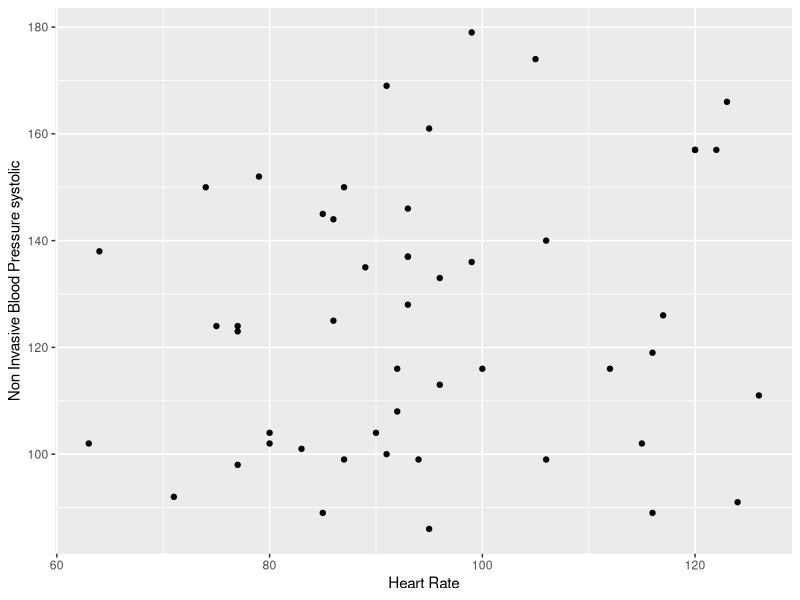
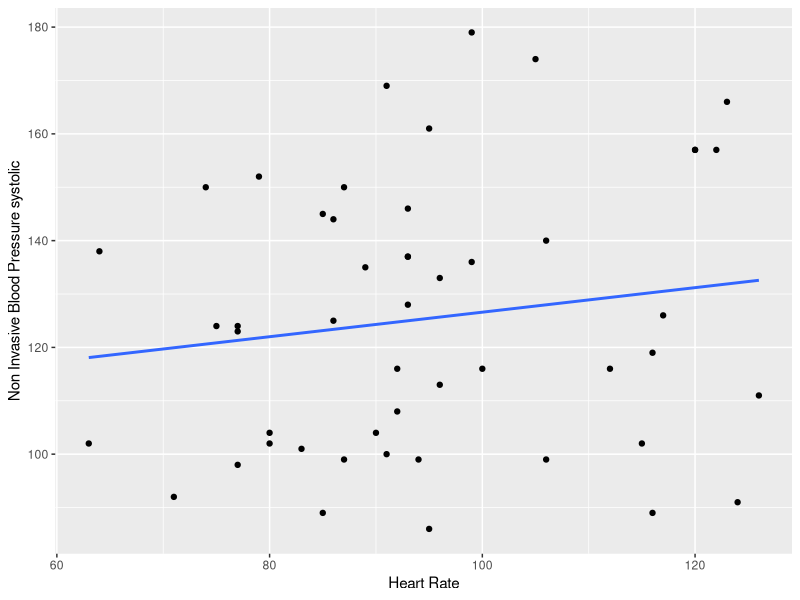
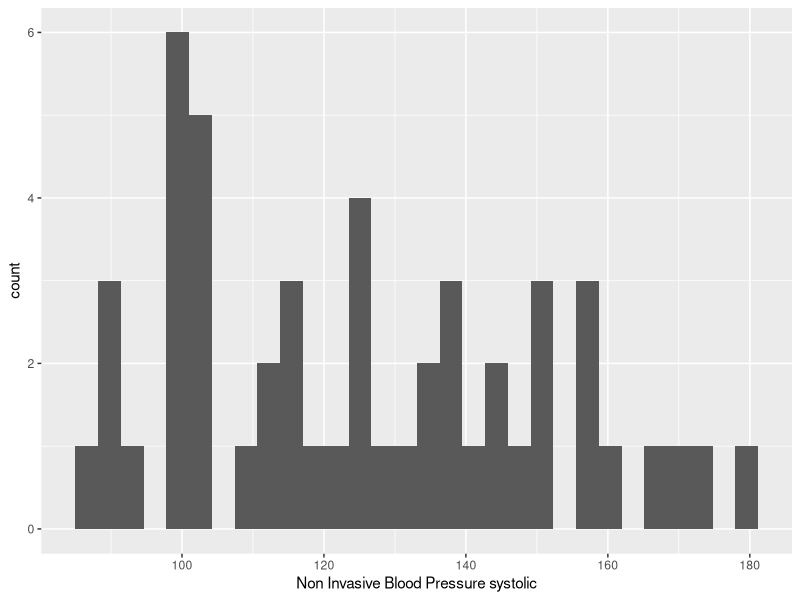
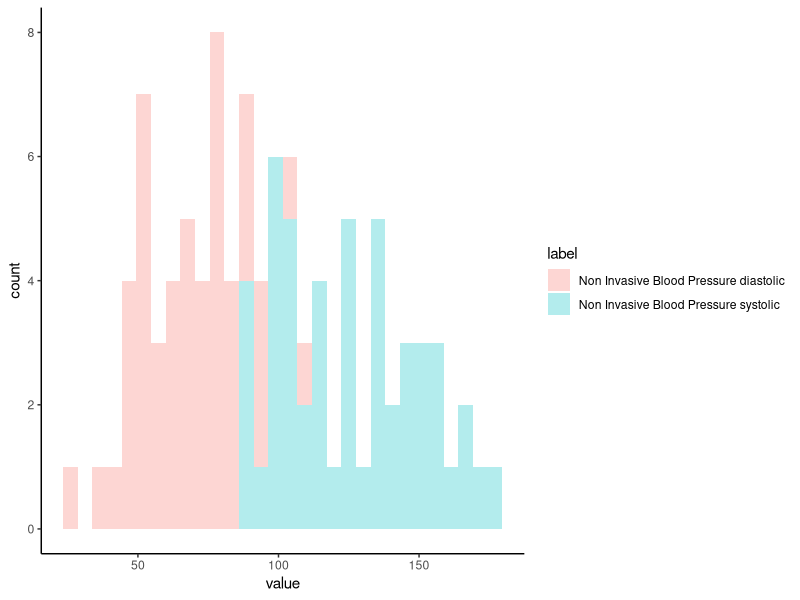
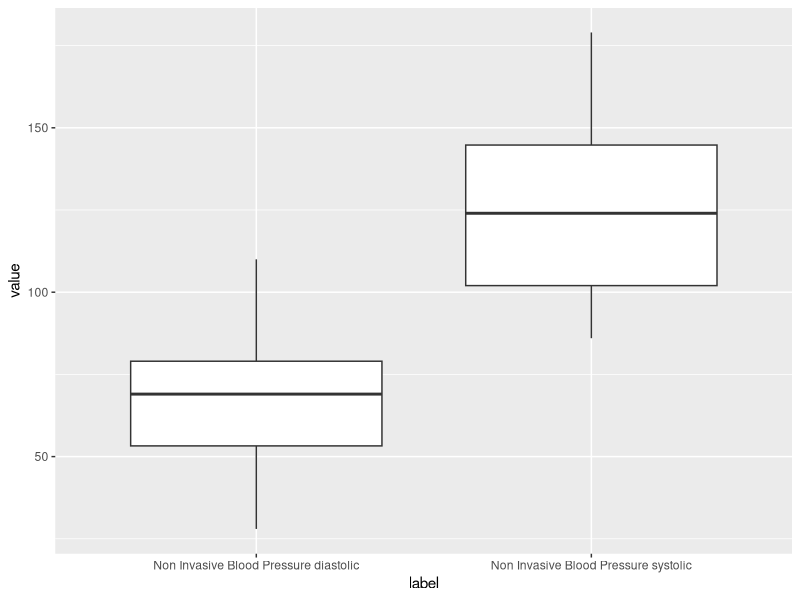
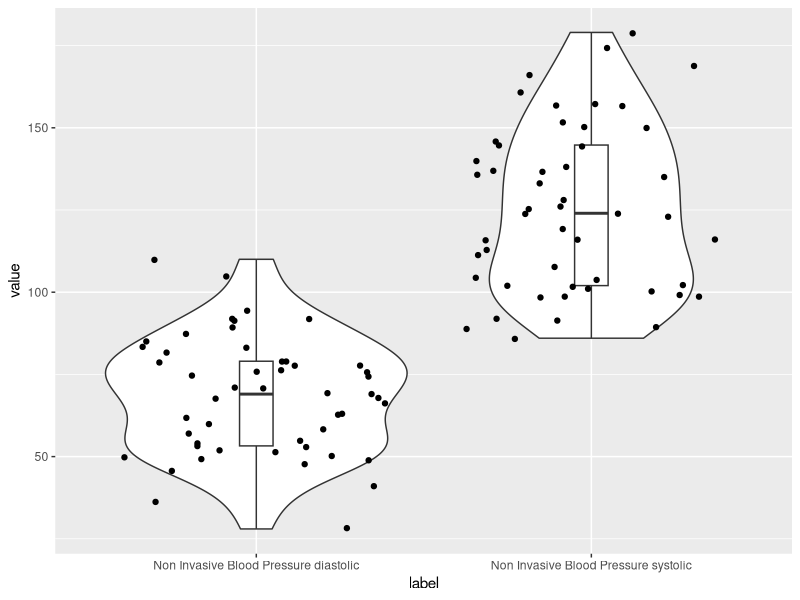
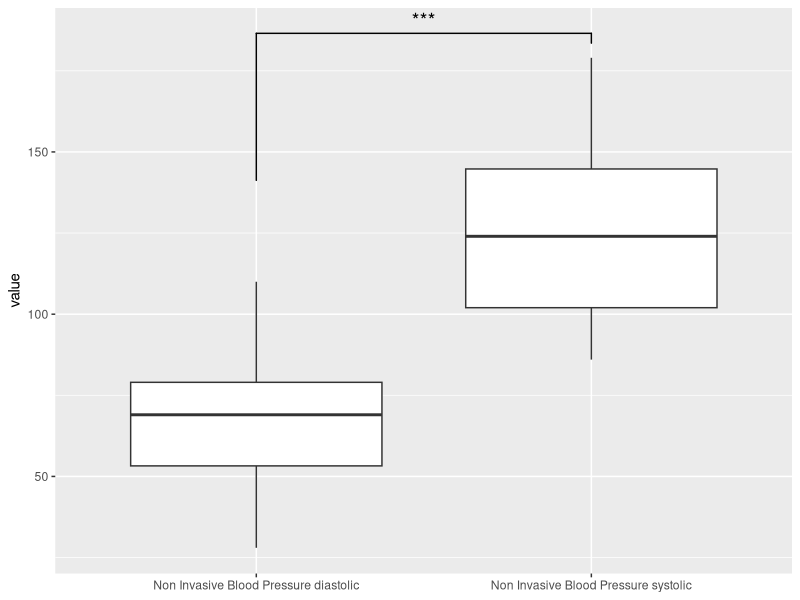
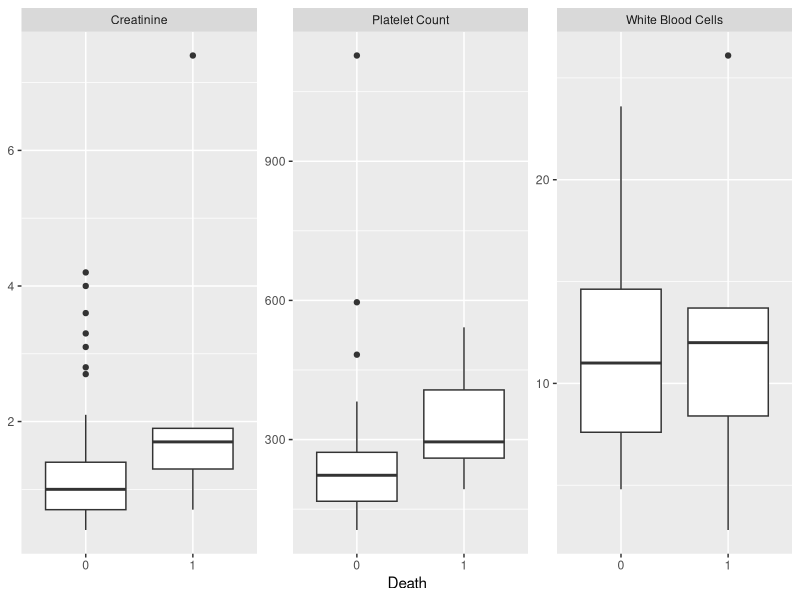

Generate these figures, in order, with R:
## ---- chunk 1
# Libraries
library(tidyverse)
library(here)

# Read table
table <- readr::read_csv(here('data/processed/result_table.csv'))
table
## ---- chunk 2
table %>% 
  ggplot(aes(x = `Heart Rate`, y = `Non Invasive Blood Pressure systolic`)) + geom_point()
## ---- chunk 3
table %>% 
  ggplot(aes(x = `Heart Rate`, y = `Non Invasive Blood Pressure systolic`)) +
  geom_point() + 
  geom_smooth(method = lm, se = FALSE)

## ---- chunk 4
table %>% 
  ggplot(aes(x=`Non Invasive Blood Pressure systolic`)) + geom_histogram()
## ---- chunk 5
histogram2_data_wider <- table %>% 
  select(`Non Invasive Blood Pressure systolic`, `Non Invasive Blood Pressure diastolic`) 

histogram2_data_longer <- histogram2_data_wider %>% 
  pivot_longer(cols = c(`Non Invasive Blood Pressure systolic`, `Non Invasive Blood Pressure diastolic`), names_to = 'label', values_to = 'value')

histogram2_data_wider
histogram2_data_longer

histogram2_data_longer %>% 
  ggplot(aes(x = value, fill = label)) + geom_histogram(alpha = 0.3) + theme_classic()
  
## ---- chunk 6
histogram2_data_longer %>% 
  ggplot(aes(y = value, x = label)) + geom_boxplot()
## ---- chunk 7
histogram2_data_longer %>% 
  ggplot(aes(y = value, x = label))  +geom_violin() +geom_boxplot(width= 0.1) + geom_jitter() 
## ---- chunk 8
library(ggsignif)
histogram2_data_longer %>% 
  ggplot(aes(y = value, x = label)) + 
  geom_boxplot() + 
  geom_signif(
    comparisons = list(c("Non Invasive Blood Pressure diastolic", "Non Invasive Blood Pressure systolic")),
    map_signif_level = TRUE,
    textsize = 5, 
    test = "t.test", #"t.test", "wilcox.test"
    tip_length = c(0.3,0.02)
  ) + 
  theme(axis.title.x = element_blank())
## ---- chunk 9
table %>% 
  select(death, `White Blood Cells`, `Platelet Count`, `Creatinine`) %>% 
  pivot_longer(cols = c(`White Blood Cells`, `Platelet Count`, `Creatinine`), names_to = 'label', values_to = 'value') %>% 
  ggplot(aes(x = as.factor(death), y = value)) + geom_boxplot() + facet_wrap(label~., scales = 'free_y') + 
  xlab('Death') + 
  theme(axis.title.y = element_blank())
## ---- chunk 10
table %>% 
  select(death, `White Blood Cells`, `Platelet Count`, `Creatinine`) %>% 
  pivot_longer(cols = c(`White Blood Cells`, `Platelet Count`, `Creatinine`), names_to = 'label', values_to = 'value') %>% 
  ggplot(aes(x = as.factor(death), y = value)) + 
    geom_boxplot() + 
    facet_wrap(label~., scales = 'free_y') + 
    xlab('Death') + 
    theme(axis.title.y = element_blank()) +
    geom_signif(comparisons = list(c("0", "1")), test = "wilcox.test")  

  
## ---- chunk 11
library(cowplot)
p_creatinine <- table %>% select(death, Creatinine) %>% ggplot(aes(x = as.factor(death), y = Creatinine)) + geom_boxplot() + xlab('Death')

p_platelet <- table %>% select(death, `Platelet Count`) %>% ggplot(aes(x = as.factor(death), y = `Platelet Count`)) + geom_boxplot()+ xlab('Death')

p_wbc <- table %>% select(death, `White Blood Cells`) %>% ggplot(aes(x = as.factor(death), y = `White Blood Cells`)) + geom_boxplot()+ xlab('Death')

p_all <- cowplot::plot_grid(p_creatinine, p_platelet, p_wbc, labels = c('A', 'B', 'C'), nrow = 1)
p_all
## ---- chunk 12
ggsave(here("figure/figure_all.pdf"), p_all, width = 20, height = 15, units = "cm") ## pdf로 저장
ggsave(here("figure/figure_all.tiff"), p_all, dpi = 300, width = 20, height = 15, units = "cm") ## tiff로 저장 
